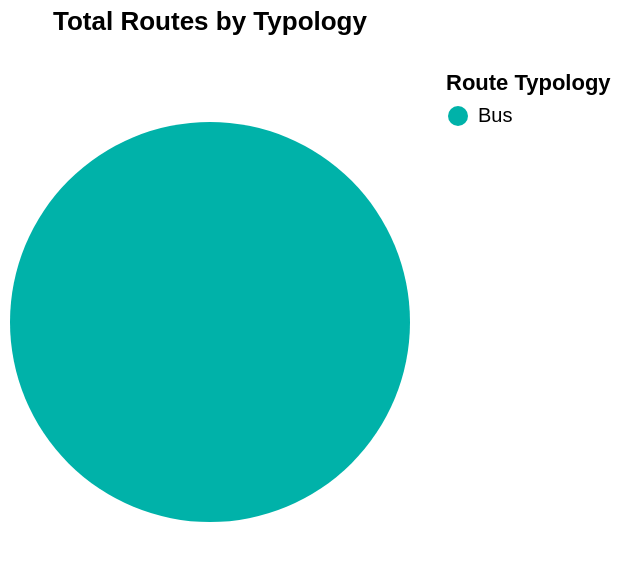

Notebook code cell kept with this figure:
### Code cell
try:
    display(utils.create_route_typology(one_month_schedule_rt_route_direction_summary_df))
except:
    display(Markdown(f"""{analysis_name} doesn't have information on route typologies."""))

### Figure 1 — Vega-Lite specification as saved in the notebook (floating-point values rounded to 4 significant figures)
{"config": {"view": {"continuousWidth": 300, "continuousHeight": 300}}, "data": {"name": "data-26c228240e9e149f1e1865834409d303"}, "mark": {"type": "arc"}, "encoding": {"color": {"field": "Route Typology", "scale": {"range": ["#00b2a9", "#ffb81c", "#b1e4e3", "#d9d9d6", "#4b4f54", "#d86018"]}, "title": "Route Typology", "type": "nominal"}, "theta": {"field": "Total Routes", "type": "quantitative"}, "tooltip": [{"field": "Route Typology", "type": "nominal"}, {"field": "Total Routes", "type": "quantitative"}]}, "height": 250, "title": {"text": ["Total Routes by Typology"], "subtitle": [""]}, "width": 200, "$schema": "https://vega.github.io/schema/vega-lite/v6.1.0.json", "datasets": {"data-26c228240e9e149f1e1865834409d303": [{"Route Typology": "Bus", "Total Routes": 13}]}}
